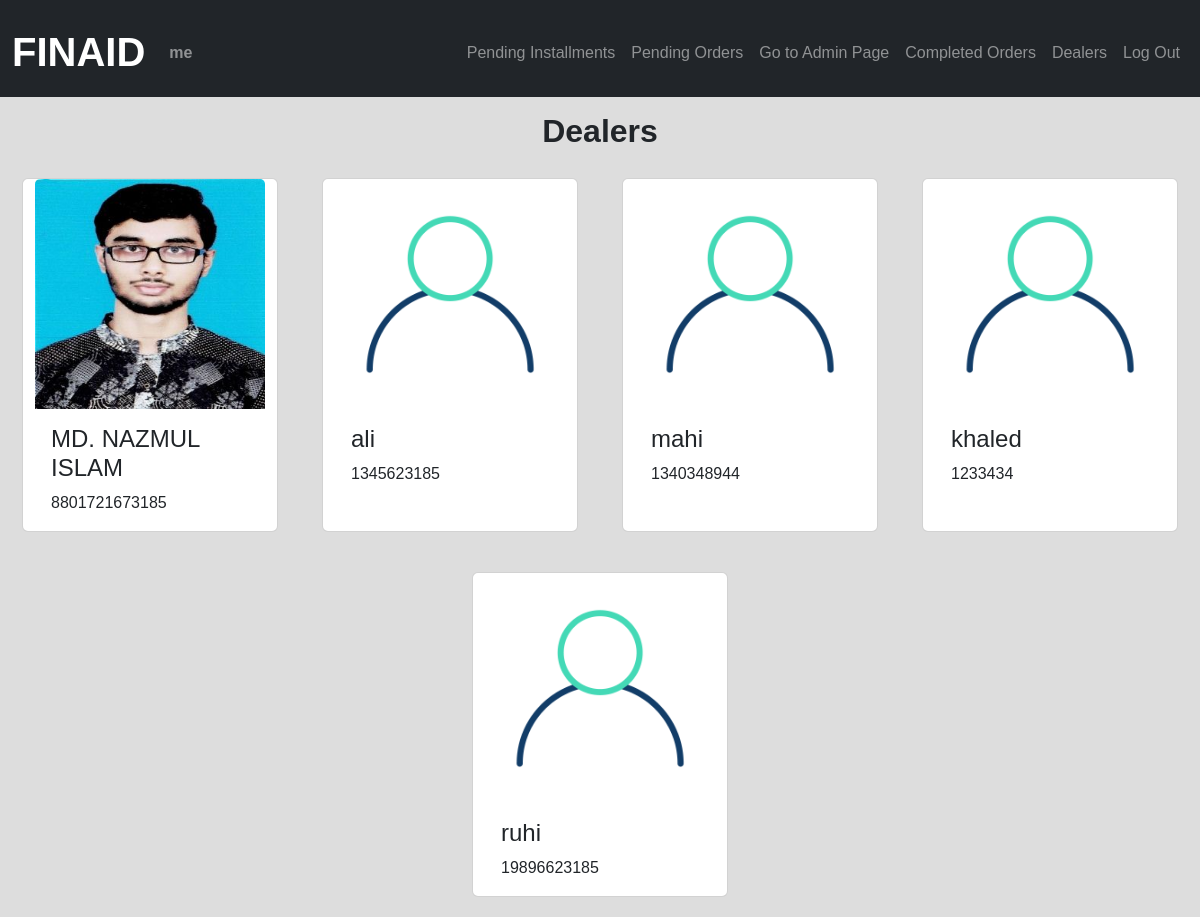
Page /dealers (signed in) on the committed database.
### finaidbd/models.py (models this page shows, shortened)
class User(AbstractUser):
    pass

class Deal_officer(models.Model):
    name = models.CharField(max_length=64)
    mobile = models.IntegerField()
    pic = models.ImageField(upload_to='images/', blank=True, null=True)

### finaidbd/views.py (the view)
# urls.py: path("dealers", views.dealers, name="dealers"),
@login_required
def dealers(request):
    delr = Deal_officer.objects.all()
    return render(request, 'finaidbd/dealers.html', {
        "dealers": delr
    })

### finaidbd/templates/finaidbd/dealers.html
{% extends "finaidbd/layout.html" %}
{% block body %}
<div class="h2">
    <h2><b>Dealers</b></h2>
</div>
    <div class="row mx-auto">
        {% for bid in dealers %}
                    <div class="card mx-auto" style="width: 16rem; margin: 20px;">
                        {% if bid.pic %}
                            <img class="card-img-top" src="{{ bid.pic.url }}">
                        {% else %}
                            <img class="card-img-top" src="static/finaidbd/face.png">
                        {% endif %}
                        <div class="card-body">
                            <h4 class="card-title">{{ bid.name }}</h4>
                            <p class="card-text">{{ bid.mobile }}</p>
                        </div>
                    </div>
            {% empty %}
                <li>No dealers yet</li>
        {% endfor %}
    </div>
{% endblock %}

### finaidbd/templates/finaidbd/layout.html (shortened to what this page needs)
{% load static %}
<!DOCTYPE html>
<html>
    <head>
        <link rel="stylesheet" href="https://stackpath.bootstrapcdn.com/bootstrap/4.4.1/css/bootstrap.min.css">
        <link href="https://cdn.jsdelivr.net/npm/bootstrap@5.3.3/dist/css/bootstrap.min.css" rel="stylesheet">
        <link rel="stylesheet" type="text/css" href="{% static 'finaidbd/styles.css' %}">
        <link rel="stylesheet" href="https://cdn.jsdelivr.net/npm/bootstrap-icons@1.10.5/font/bootstrap-icons.css">
    </head>
    <body>
        <nav class="bg-dark navbar navbar-expand-md navbar-dark">
            <div class="container-fluid">
                <a class="navbar-brand" href="{% url 'index' %}"><h1 class="h1">FINAID</h1></a>
                <div class="collapse navbar-collapse" id="navbar">
                    <ul class="navbar-nav me-auto mt-2">
                        {% if user.is_authenticated %}
                            <li class="nav-item">
                                <a class="nav-link" href="#" id="pro"><strong>{{ user.username }}</strong></a>
                            </li>
                        {% endif %}
                    </ul>
                    <ul class="navbar-nav ms-auto mt-2">
                        {% if user.is_authenticated and user.is_superuser %}
                            <li class="nav-item">
                                <a class="nav-link" href="{% url 'pnd_inst' %}">Pending Installments</a>
                            </li>
                            <li class="nav-item">
                                <a class="nav-link" href="{% url 'pnd_ordr' %}">Pending Orders</a>
                            </li>
                            <li class="nav-item">
                                <a class="nav-link" href="{% url 'admin:index' %}">Go to Admin Page</a>
                            </li>
                        {% endif %}
                        {% if user.is_authenticated %}
                            <li class="nav-item">
                                <a class="nav-link" href="{% url 'paid' %}">Completed Orders</a>
                            </li>
                            <li class="nav-item">
                                <a class="nav-link" href="{% url 'dealers' %}">Dealers</a>
                            </li>
                            <li class="nav-item">
                                <a class="nav-link" href="{% url 'logout' %}">Log Out</a>
                            </li>
                        {% endif %}
                    </ul>
                </div>
            </div>
        </nav>
        <div class="body">
            {% block body %}
            {% endblock %}
        </div>
    </body>
</html>

### finaidbd/static/finaidbd/styles.css (style rules this page uses)
* { box-sizing: border-box; }
body { margin: 0; font-family: Arial, sans-serif; background-color: #dddddd; }
.h1 { padding-top: 15px; font-weight: bold; }
.h2 { padding-top: 15px; text-align:center; }
a { color: black; text-decoration: none; }

### rows in the picture
User: username "me"
Deal_officer: pic (picture), name "MD. NAZMUL ISLAM", mobile "8801721673185"
Deal_officer: name "ali", mobile "1345623185"
Deal_officer: name "mahi", mobile "1340348944"
Deal_officer: name "khaled", mobile "1233434"
Deal_officer: name "ruhi", mobile "19896623185"
